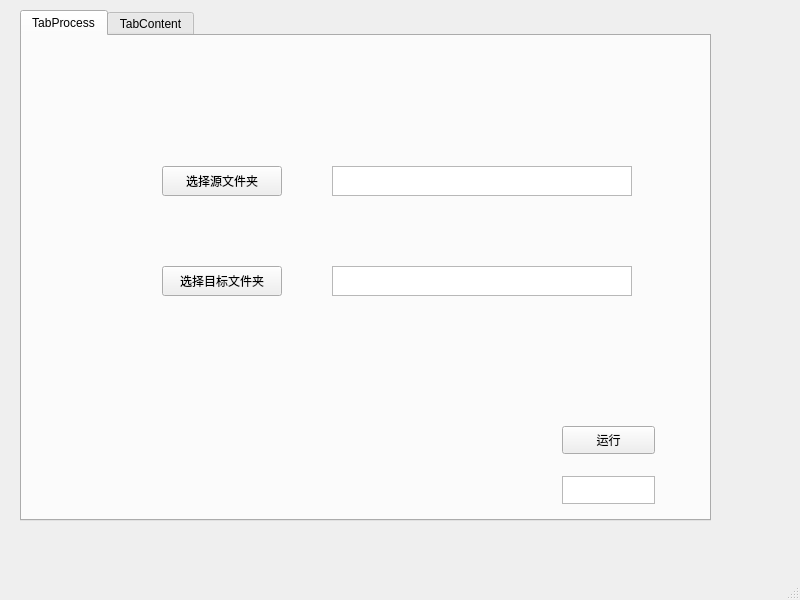
<?xml version="1.0" encoding="UTF-8"?>
<ui version="4.0">
 <class>MainWindow</class>
 <widget class="QMainWindow" name="MainWindow">
  <property name="geometry">
   <rect>
    <x>0</x>
    <y>0</y>
    <width>800</width>
    <height>600</height>
   </rect>
  </property>
  <property name="windowTitle">
   <string>MainWindow</string>
  </property>
  <widget class="QWidget" name="centralwidget">
   <widget class="QTabWidget" name="Table">
    <property name="geometry">
     <rect>
      <x>20</x>
      <y>10</y>
      <width>691</width>
      <height>511</height>
     </rect>
    </property>
    <property name="currentIndex">
     <number>0</number>
    </property>
    <widget class="QWidget" name="ProcessMenu">
     <attribute name="title">
      <string>TabProcess</string>
     </attribute>
     <widget class="QPushButton" name="Process">
      <property name="geometry">
       <rect>
        <x>540</x>
        <y>390</y>
        <width>93</width>
        <height>28</height>
       </rect>
      </property>
      <property name="text">
       <string>运行</string>
      </property>
     </widget>
     <widget class="QTextBrowser" name="TargetFolder">
      <property name="geometry">
       <rect>
        <x>310</x>
        <y>230</y>
        <width>300</width>
        <height>30</height>
       </rect>
      </property>
     </widget>
     <widget class="QPushButton" name="TargetButton">
      <property name="geometry">
       <rect>
        <x>140</x>
        <y>230</y>
        <width>120</width>
        <height>30</height>
       </rect>
      </property>
      <property name="text">
       <string>选择目标文件夹</string>
      </property>
     </widget>
     <widget class="QPushButton" name="SourceButton">
      <property name="geometry">
       <rect>
        <x>140</x>
        <y>130</y>
        <width>120</width>
        <height>30</height>
       </rect>
      </property>
      <property name="text">
       <string>选择源文件夹</string>
      </property>
     </widget>
     <widget class="QTextBrowser" name="SourceFolder">
      <property name="geometry">
       <rect>
        <x>310</x>
        <y>130</y>
        <width>300</width>
        <height>30</height>
       </rect>
      </property>
     </widget>
     <widget class="QTextBrowser" name="ProcessText">
      <property name="geometry">
       <rect>
        <x>540</x>
        <y>440</y>
        <width>93</width>
        <height>28</height>
       </rect>
      </property>
     </widget>
    </widget>
    <widget class="QWidget" name="TableMenu">
     <attribute name="title">
      <string>TabContent</string>
     </attribute>
     <widget class="QListWidget" name="Folder">
      <property name="geometry">
       <rect>
        <x>90</x>
        <y>50</y>
        <width>531</width>
        <height>351</height>
       </rect>
      </property>
     </widget>
     <widget class="QPushButton" name="Show">
      <property name="geometry">
       <rect>
        <x>520</x>
        <y>430</y>
        <width>93</width>
        <height>28</height>
       </rect>
      </property>
      <property name="text">
       <string>Read</string>
      </property>
     </widget>
    </widget>
   </widget>
  </widget>
  <widget class="QStatusBar" name="statusbar"/>
 </widget>
 <resources/>
 <connections/>
</ui>
